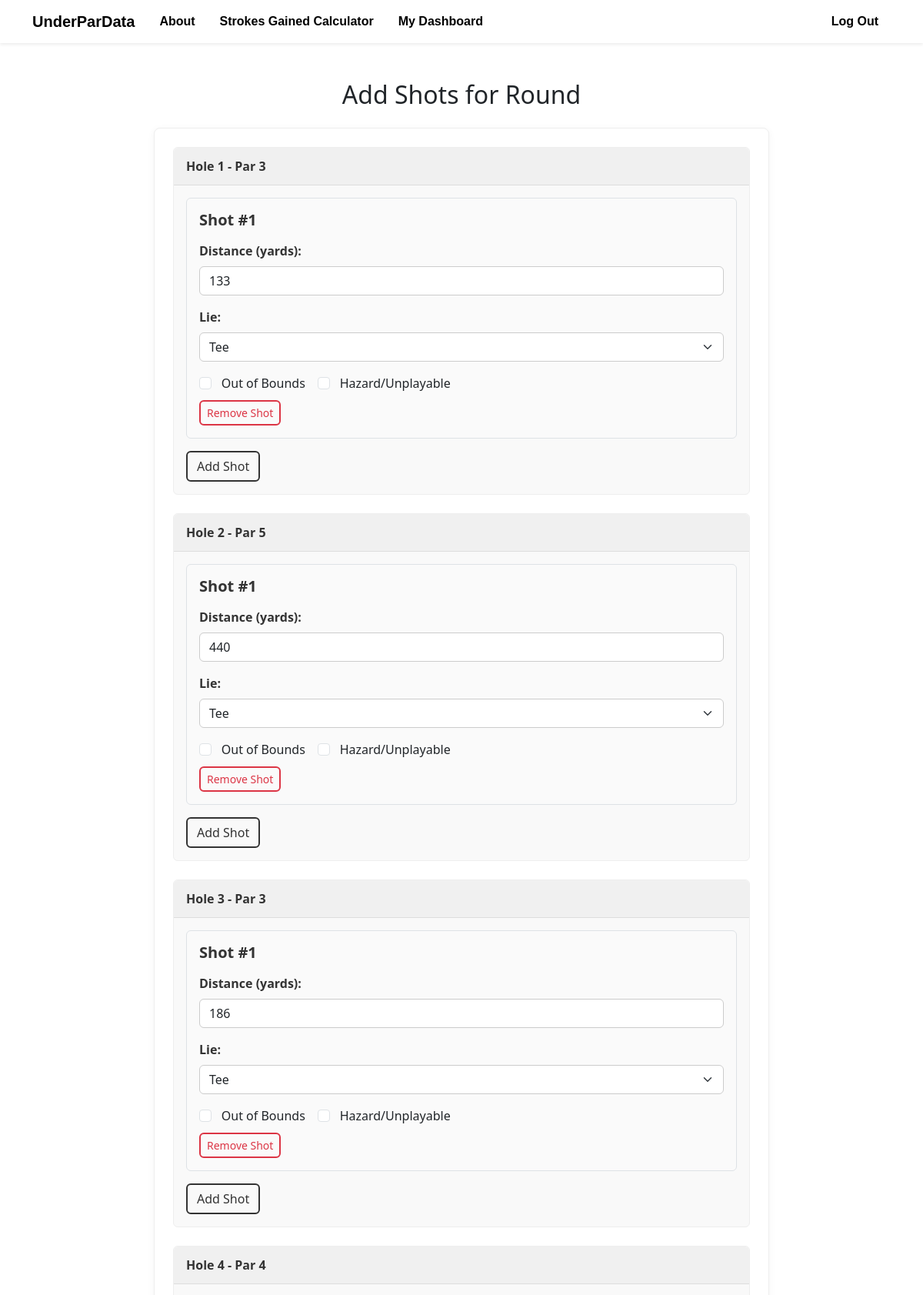
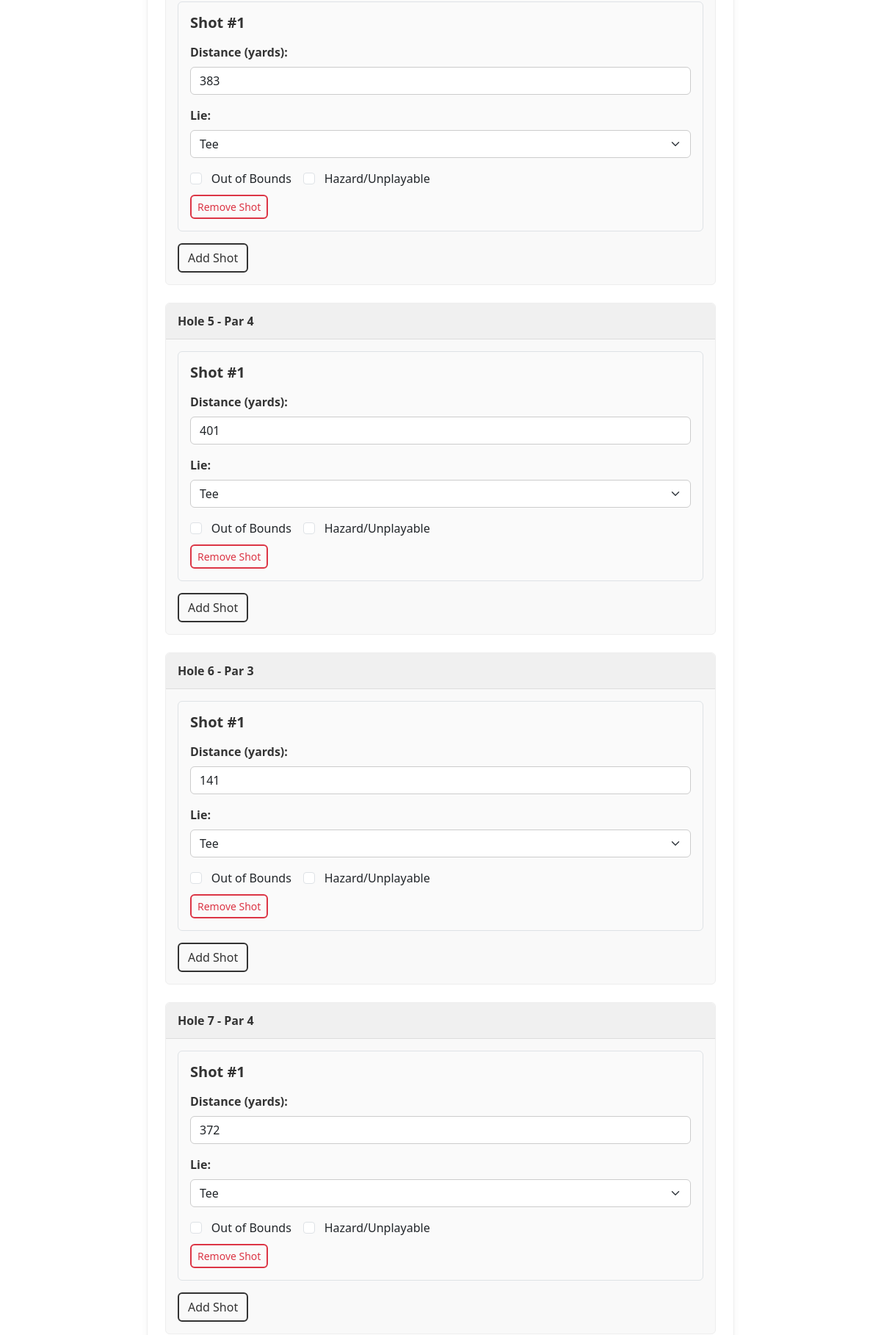
The app's page /add_shots/1 (signed in, upper part) with its own data (2 pictures, top to bottom).
### models/course.py (models this page shows)
class Hole(db.Model):
    __tablename__ = 'holes'
    holeID = db.Column(db.Integer, primary_key=True)
    courseID = db.Column(db.Integer, db.ForeignKey('courses.courseID'), nullable=False)
    teeID = db.Column(db.Integer, db.ForeignKey('tees.teeID'), nullable=False)
    number = db.Column(db.Integer, nullable=False)
    par = db.Column(db.Integer, nullable=False)
    distance = db.Column(db.Integer)
    course = relationship("Course", back_populates="holes")  # Add this line
    tees = relationship("Tee", back_populates="holes")
    shots = relationship("Shot", back_populates="holes")
    hole_stats = relationship("HoleStats", back_populates="hole")

### app.py (the view, shortened to what this page needs)
@app.route('/add_shots/<int:roundID>', methods=['GET', 'POST'])
@login_required
def add_shots(roundID):
    round_data = Round.query.get_or_404(roundID)
    course = Course.query.get_or_404(round_data.course_id)
    tee_id = round_data.tee_id
    holes = Hole.query.filter_by(courseID=course.courseID, teeID=tee_id).order_by(Hole.number).all()
    return render_template('add_shots.html', round_data=round_data, course=course, tee_id=tee_id, holes=holes)

### app.py (called while the page is built)
@login_manager.user_loader
def load_user(userID):
    return User.query.get(int(userID))

### templates/add_shots.html (shortened to what this page needs)
{% extends "base.html" %}
{% block extra_css %}
  <link rel="stylesheet" href="{{ url_for('static', filename='css/add_shots.css') }}">
{% endblock %}
{% block content %}
<div class="container mt-4">
  <h2 class="text-center mb-4">Add Shots for Round</h2>
  <form method="POST" id="add-shots-form" class="custom-form p-4">
    {% for hole in holes %}
      <div class="shot-section mb-4">
        <div class="shot-section-header">
          Hole {{ hole.number }} - Par {{ hole.par }}
        </div>
        <div class="shot-section-body">
          <div
            id="hole_{{ hole.number }}_shots"
            class="shots-container"
          >
            <div
              class="shot-card mb-3"
              id="hole_{{ hole.number }}_shot_1"
            >
              <h5 class="shot-title">Shot #1</h5>
              <div class="mb-3">
                <label
                  for="hole_{{ hole.number }}_shot_1_distance"
                  class="form-label custom-form-label"
                >
                  Distance (yards):
                </label>
                <input
                  type="number"
                  class="form-control custom-form-input"
                  name="hole_{{ hole.number }}_shot_1_distance"
                  id="hole_{{ hole.number }}_shot_1_distance"
                  value="{{ hole.distance }}"
                  required
                >
              </div>
              <div class="mb-3">
                <label
                  for="hole_{{ hole.number }}_shot_1_lie"
                  class="form-label custom-form-label"
                >
                  Lie:
                </label>
                <select
                  class="form-select custom-form-select"
                  name="hole_{{ hole.number }}_shot_1_lie"
                  id="hole_{{ hole.number }}_shot_1_lie"
                  required
                  onchange="updateMissDirection({{ hole.number }}, 1, {{ hole.par }})"
                >
                  <option value="Tee" selected>Tee</option>
                </select>
              </div>
              <div class="d-flex flex-wrap gap-3 align-items-center mb-2">
                <div class="form-check">
                  <input
                    type="checkbox"
                    class="form-check-input"
                    name="hole_{{ hole.number }}_shot_1_out_of_bounds"
                    id="hole_{{ hole.number }}_shot_1_out_of_bounds"
                    value="1"
                    onchange="addDummyShot({{ hole.number }}, 1, 'OOB', {{ hole.par }})"
                  >
                  <label
                    for="hole_{{ hole.number }}_shot_1_out_of_bounds"
                    class="form-check-label"
                  >
                    Out of Bounds
                  </label>
                </div>
                <div class="form-check">
                  <input
                    type="checkbox"
                    class="form-check-input"
                    name="hole_{{ hole.number }}_shot_1_hazard"
                    id="hole_{{ hole.number }}_shot_1_hazard"
                    value="1"
                    onchange="addDummyShot({{ hole.number }}, 1, 'hazard', {{ hole.par }})"
                  >
                  <label
                    for="hole_{{ hole.number }}_shot_1_hazard"
                    class="form-check-label"
                  >
                    Hazard/Unplayable
                  </label>
                </div>
              </div>
              <button
                type="button"
                class="btn btn-outline-danger btn-sm remove-shot-btn"
                onclick="removeShot({{ hole.number }}, 1)"
              >
                Remove Shot
              </button>
            </div>
          </div>
          <button
            type="button"
            class="btn btn-outline-dark"
            onclick="addShot({{ hole.number }}, {{ hole.par }})"
          >
            Add Shot
          </button>
        </div>
      </div>
    {% endfor %}
  </form>
</div>
{% endblock %}

### static/css/add_shots.css (style rules this page uses)
.custom-form { max-width: 800px; margin: 0 auto; background-color: #fff; border: 1px solid #eee; border-radius: 8px; box-shadow: 0 2px 10px rgba(0,0,0,0.05); }
.shot-section { border: 1px solid #eee; border-radius: 6px; background-color: #f9f9f9; padding: 0; }
.shot-section-header { background-color: #f0f0f0; padding: 0.75rem 1rem; font-weight: 600; border-bottom: 1px solid #ddd; border-radius: 6px 6px 0 0; color: #333; }
.shot-section-body { padding: 1rem; border-radius: 0 0 6px 6px; }
.shot-card { border: 1px solid #dee2e6; border-radius: 6px; padding: 1rem; background-color: #fafafa; }
.shot-title { margin-bottom: 1rem; font-weight: 600; color: #333; }
.custom-form-label { font-weight: 600; color: #333; }
.custom-form-input, .custom-form-select { border: 1px solid #ccc; border-radius: 6px; transition: box-shadow 0.2s, border-color 0.2s; }
.btn.btn-outline-dark { border: 2px solid #333; color: #333; transition: background-color 0.2s, color 0.2s; border-radius: 6px; }
.btn.btn-outline-danger { border: 2px solid #dc3545; color: #dc3545; transition: background-color 0.2s, color 0.2s; border-radius: 6px; }
.form-check-input { cursor: pointer; }
.form-check-label { margin-left: 0.3rem; cursor: pointer; }

### records on screen
Hole: number "1", par "3", distance "133", number+par "Tee"
Hole: number "2", par "5", distance "440", number+par "Tee"
Hole: number "3", par "3", distance "186", number+par "Tee"
Hole: number "4", par "4", distance "383", number+par "Tee"
Hole: number "5", par "4", distance "401", number+par "Tee"
Hole: number "6", par "3", distance "141", number+par "Tee"
Hole: number "7", par "4", distance "372", number+par "Tee"
